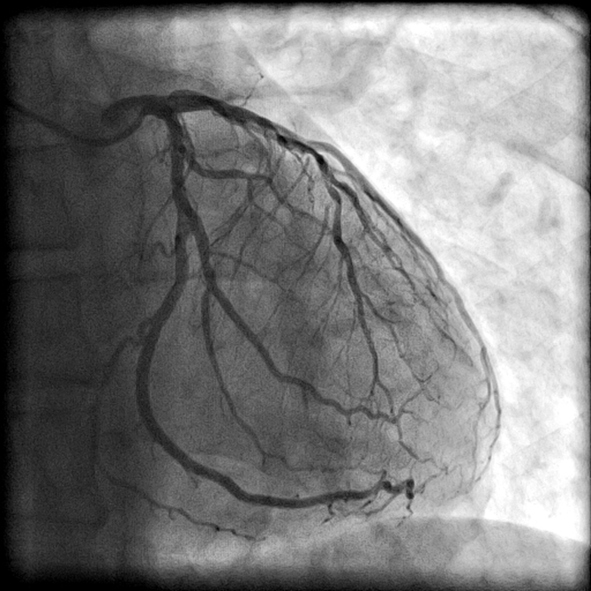
#> input picture Ejercicios obligatorios Modulo 4 - MaxiVespa/coronary-angiogram.jpg, 591 x 591 px, found by its file name
$ python image.py
#> lines starting #> are read from the running program, lines starting #| are printed output that depends on the picture
### Ejercicios obligatorios Modulo 4 - MaxiVespa/utils.py
# [19 lines left out: function graficar, not called in this run]

def crearMatrix(dimensiones:tuple = None):
    """Genera una matriz de ceros utilizando la función zeros de numpy"""
    if dimensiones:
        from numpy import zeros
        matrix = zeros(dimensiones)
        del zeros
        return matrix
    else:
        raise ValueError("No se ha dado ninguna dimensión")

# [9 lines left out: function main, not called in this run]

# [2 lines that do not run on import are left out]

### Ejercicios obligatorios Modulo 4 - MaxiVespa/image.py
import numpy as np
import matplotlib.pyplot as plt
import matplotlib.image as mpimg
from utils import crearMatrix
import scipy as sp
from scipy import signal


#CLASES
class Image():


    def __init__(self, dimensiones:tuple = None, filename:str = ""):
        """Crea una imagen
            - dimensiones: tupla con las dimensiones de la imágen a formar
            - filenme: nombre del archivo de imágen a cargar
        """
        if dimensiones:
            self.image = crearMatrix(dimensiones) #generamos una matriz de ceros
            self.filas = self.image.shape[0]
            self.columnas = self.image.shape[1]
            self.canales = self.image.shape[2]
        elif filename:
            self.image = self._loadImage(filename)
#> in _loadImage, returned value is the input picture: shape (591, 591, 3); min 0, max 255, mean 123.8
            self.filas = self.image.shape[0] #número de filas
            self.columnas = self.image.shape[1] #número de columnas
            self.canales = self.image.shape[2]
        else:
            raise ValueError("No se ha dado una dimensión ni un archivo")

    def _loadImage(self, filename:str):
        """Cargamos imágen"""
        return mpimg.imread(filename).astype(np.uint8)

    # [15 lines left out: functions show, size, saveImage, not called in this run]

#FUNCIONES
def ajustarContraste(image, alfa):
    """Ajusta el contraste de una imágen.

    Retorna una nueva imágen con las mismas dimensiones de la imágen original.
    """
    filas = image.image.shape[0] #cantidad de filas
    columnas = image.image.shape[1] #cantidad de columnas
    canales = image.image.shape[2]
    #Creo un nuevo objeto Image
    imagenProcesada = Image(dimensiones = (filas, columnas, canales))
    for canal in range(canales):
        for i in range(filas):
            for j in range(columnas):
                pixel = int(alfa*(image.image[i][j][canal]-128) + 128)
                if pixel < 0:
                    pixel = 0
                elif pixel > 255:
                    pixel = 255
                imagenProcesada.image[i][j][canal] = int(pixel)

    imagenProcesada.image = imagenProcesada.image.astype(np.uint8)

    return imagenProcesada
# [56 lines left out: functions ajustarBrillo, getHistograma, getChannels, ajustarGamma, not called in this run]

def aplicarKernel(imagen, kernel):
    """Se cargan los kernel solicitados y se los aplica a la imagen"""
    KERNELS = {"topSobel": np.array([[-1,-1,-1],[-1,8,-1],[-1,-1,-1]]),
                "blur": np.array([[0.0625, 0.125,0.0625],[0.125, 0.25, 0.125],[0.0625, 0.125,0.0625]]),
                "bottomSobel": np.array([[-1,-2,-1],[0,0,0],[1,2,1]]),
                "leftSobel": np.array([[1,0,-1],[2,0,-2],[1,0,-1]]),
                "rightSobel": np.array([[-1,0,1],[-2,0,2],[-1,0,1]]),
                "emboss": np.array([[-2,-1,0],[-1,1,1],[0,1,2]]),
                "outline": np.array([[-1,-1,-1],[-1,8,-1],[-1,-1,-1]]),
                "sharpen": np.array([[0,-1,0],[-1,5,-1],[0,-1,0]])}

    imagen=imagen.image
    kernel= KERNELS[kernel]
    imagen_list = []
    for d in range(3):
        temp = signal.convolve2d(imagen[:,:,d] , kernel,  boundary='symm',mode='same')
        imagen_list.append(temp)

    imagen_filt = np.stack(imagen_list, axis=2)
    imagen_filt[imagen_filt > 255] = 255
    imagen_filt[imagen_filt < 0] = 0
    imagen_filt = imagen_filt.astype("uint8")

    return imagen_filt

def graficarShow(imagen):
    """Utilizado para plotear la imagen porocesada luego de la aplicacion del kernel"""
    plt.rcParams["figure.figsize"]=(10,5)
    plt.plot
    plt.imshow(imagen)
    plt.show()

def main():

    imagen1=Image(filename="C:\Github\pdaNuevo\Ejercicios obligatorios Modulo 4 - MaxiVespa\coronary-angiogram.jpg")
    imagen1=ajustarContraste(imagen1,1)
    procesada = aplicarKernel(imagen1,"topSobel")
    graficarShow(procesada)
#> in graficarShow, `plt.show()`:
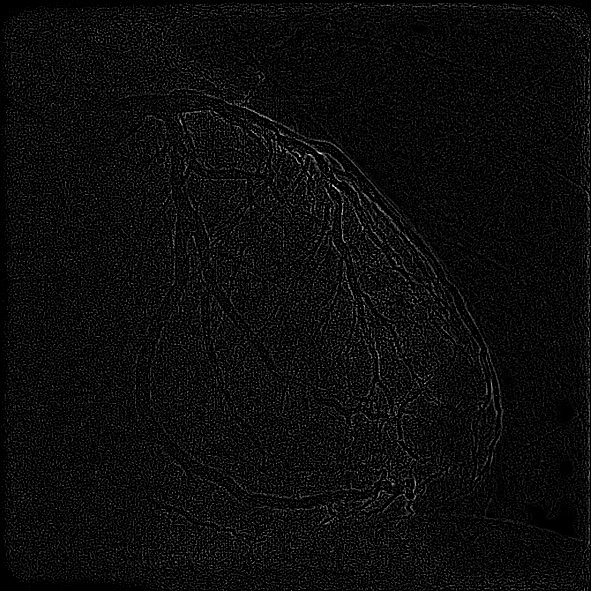
#> shown: shape (591, 591, 3); min 0, max 255, mean 12.2

if __name__ == '__main__':
    main()

$ run again, with Ejercicios obligatorios Modulo 4 - MaxiVespa/brainvessels1.jpg copied over Ejercicios obligatorios Modulo 4 - MaxiVespa/coronary-angiogram.jpg
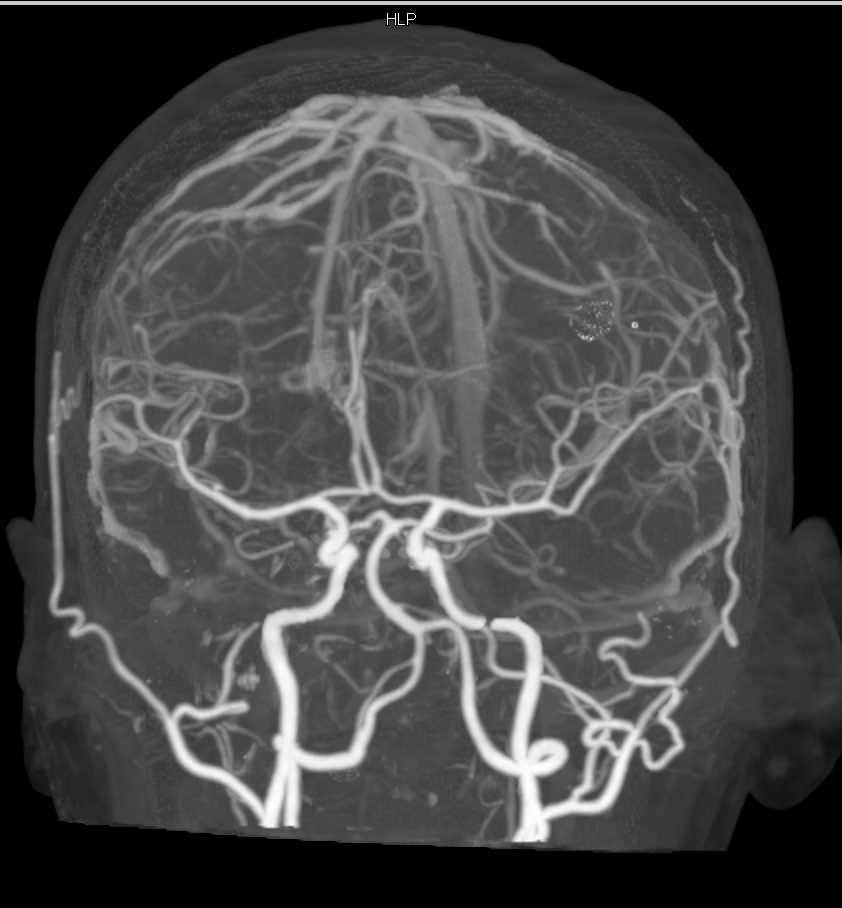
#> input picture Ejercicios obligatorios Modulo 4 - MaxiVespa/brainvessels1.jpg, 842 x 908 px, found by its file name
#> in _loadImage, returned value is the input picture: shape (908, 842, 3); min 0, max 255, mean 70.3
#> in graficarShow, `plt.show()`:
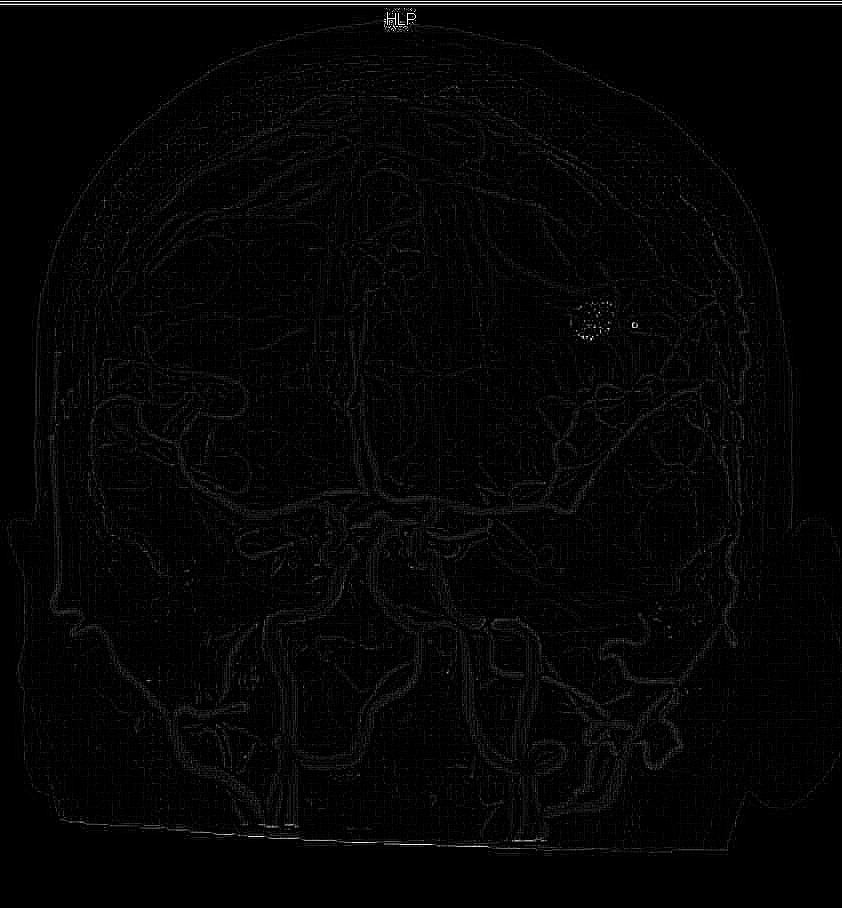
#> shown: shape (908, 842, 3); min 0, max 255, mean 4.8

$ run again, with Ejercicios obligatorios Modulo 4 - MaxiVespa/coronary1.jpg copied over Ejercicios obligatorios Modulo 4 - MaxiVespa/coronary-angiogram.jpg
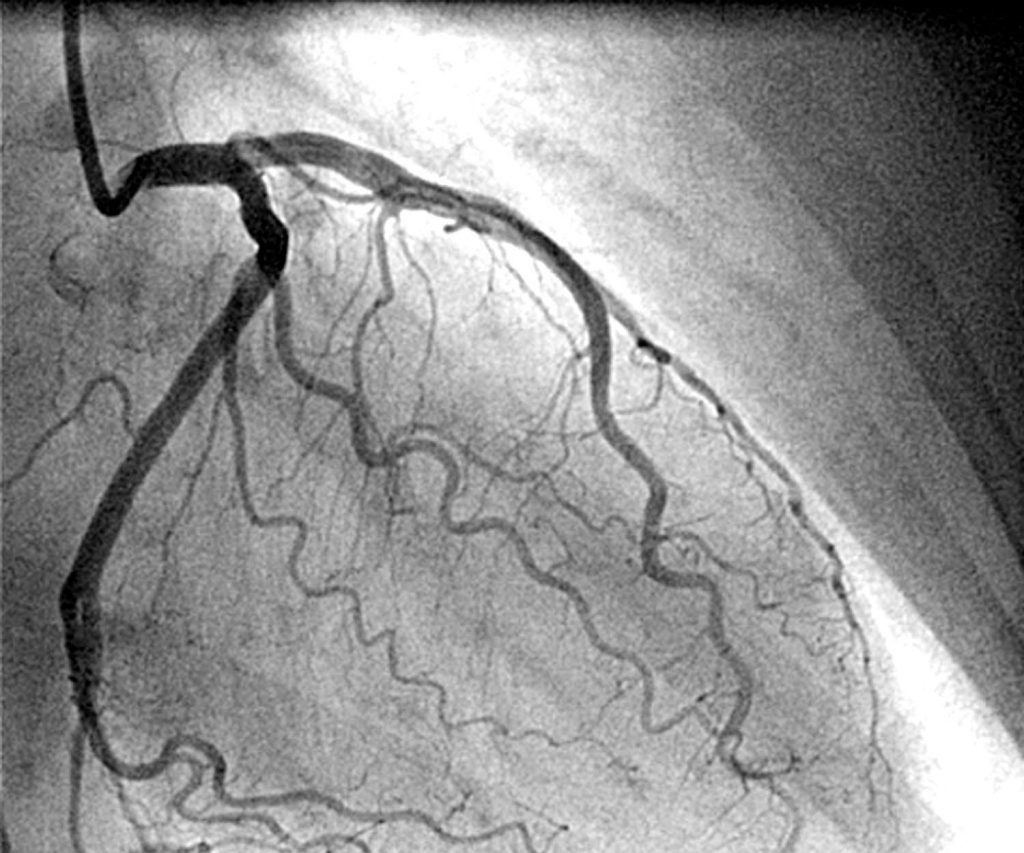
#> input picture Ejercicios obligatorios Modulo 4 - MaxiVespa/coronary1.jpg, 1024 x 853 px, found by its file name
#> in _loadImage, returned value is the input picture: shape (853, 1024, 3); min 0, max 255, mean 144.2
#> in graficarShow, `plt.show()`:
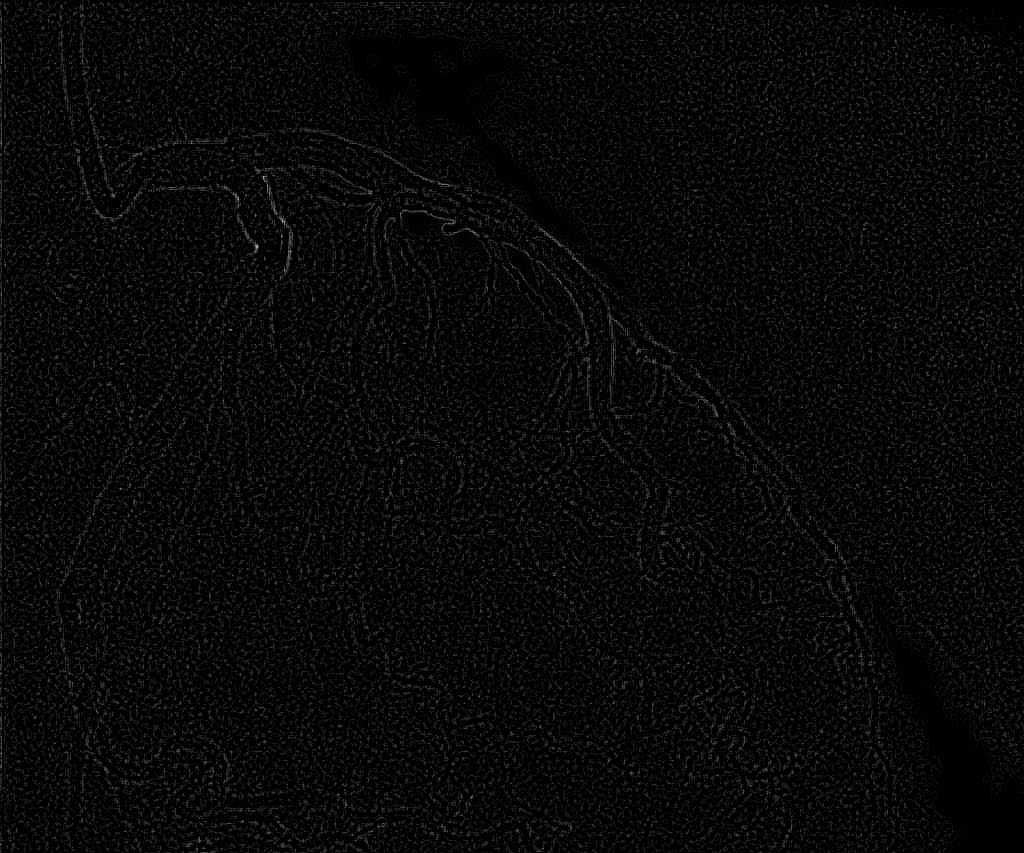
#> shown: shape (853, 1024, 3); min 0, max 188, mean 8

$ run again, with Ejercicios obligatorios Modulo 4 - MaxiVespa/coronary4.jpg copied over Ejercicios obligatorios Modulo 4 - MaxiVespa/coronary-angiogram.jpg
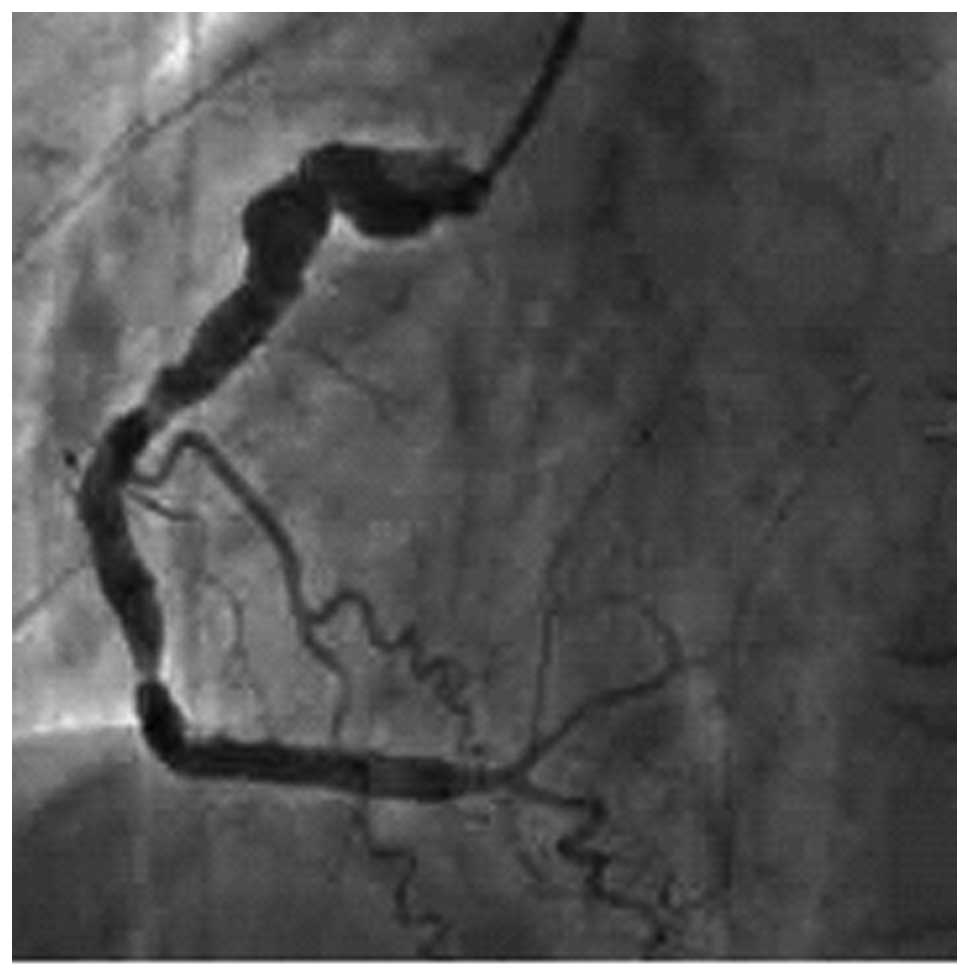
#> input picture Ejercicios obligatorios Modulo 4 - MaxiVespa/coronary4.jpg, 969 x 979 px, found by its file name
#> in _loadImage, returned value is the input picture: shape (979, 969, 3); min 0, max 255, mean 86.8
#> in graficarShow, `plt.show()`:
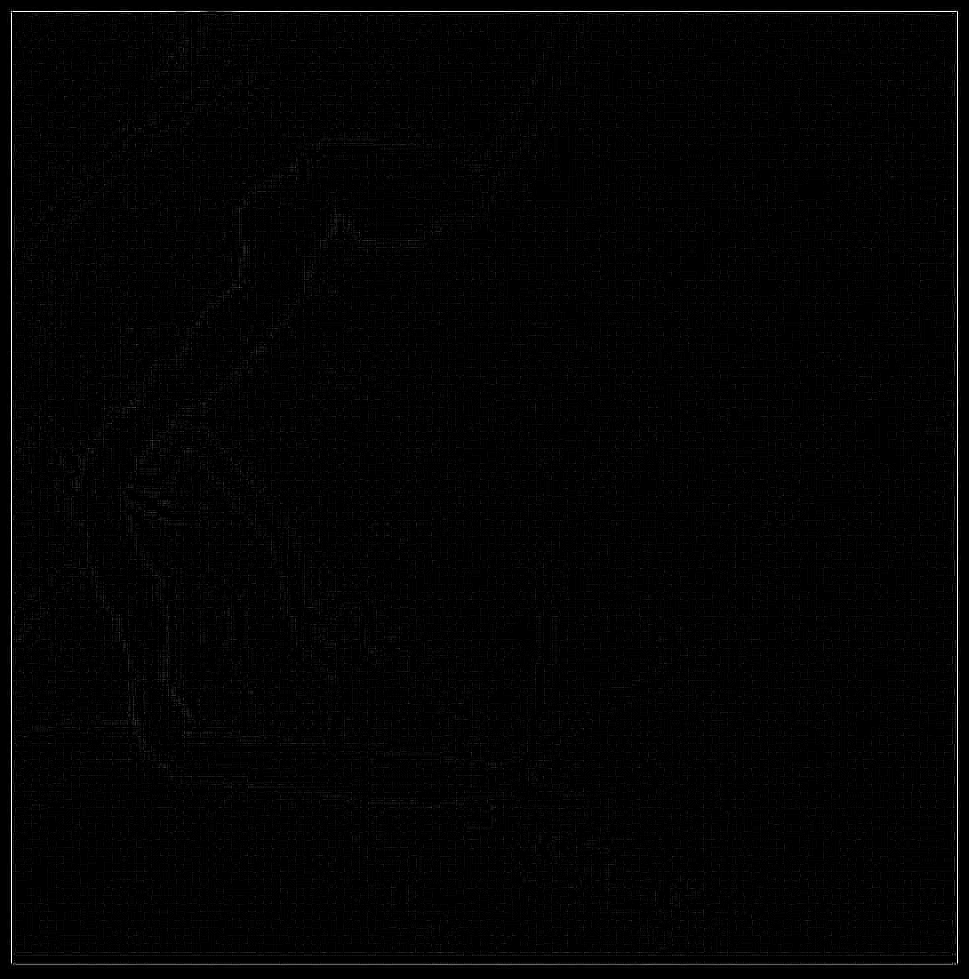
#> shown: shape (979, 969, 3); min 0, max 255, mean 3.3
